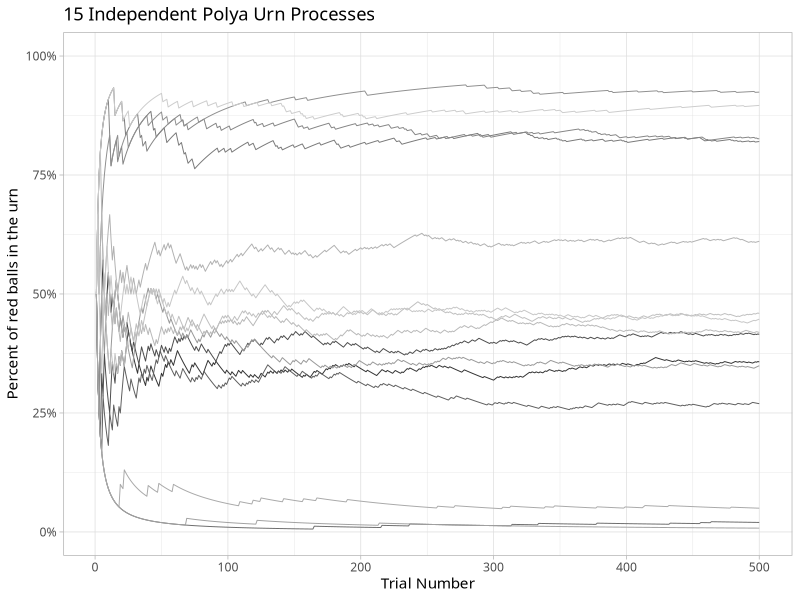

Source code (R):
## ---- chunk 1
#| message: false
#| code-summary: "Packages"
#| code-fold: true

library(tidyverse)
theme_set(theme_light(base_family = "Avenir Next Condensed"))
## ---- chunk 2
urn_process <- function(N) {
  out <- purrr::accumulate(.init = 0:1, .x = 2:N, .f = \(u, ...) {
    ## draw random sample
    draw <- sample(u, size = 1)   
    ## add draw to urn
    c(u, draw)                    
  })
  ## calculate prop at each time step
  purrr::map_dbl(out, mean)
}
## ---- chunk 3
#| code-fold: true

R <- 15

M <- replicate(R, urn_process(500), simplify = FALSE)
names(M) <- 1:R

d <- as_tibble(M) |> 
  rowid_to_column(var = ".id") |> 
  pivot_longer(!.id, names_to = "path", values_to = "prop")

d |> 
  ggplot(aes(.id, prop, group = path, color = path)) + 
  geom_line(linewidth = 1/3, show.legend = FALSE) + 
  scale_y_continuous(labels = scales::percent) + 
  coord_cartesian(ylim = c(0, 1))  +
  scale_color_grey() +
  labs(
    x = "Trial Number", 
    y = "Percent of red balls in the urn", 
    title = str_glue("{R} Independent Polya Urn Processes")
  )
